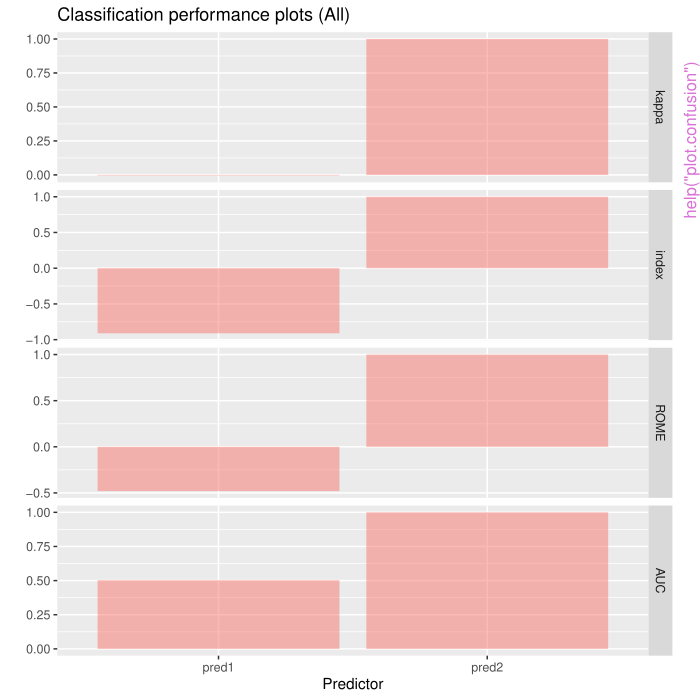

Generate this figure with R:
pkgname <- "radiant.model"
source(file.path(R.home("share"), "R", "examples-header.R"))
options(warn = 1)
library('radiant.model')

base::assign(".oldSearch", base::search(), pos = 'CheckExEnv')
base::assign(".old_wd", base::getwd(), pos = 'CheckExEnv')
cleanEx()
nameEx("auc")
### * auc

flush(stderr()); flush(stdout())

### Name: auc
### Title: Area Under the RO Curve (AUC)
### Aliases: auc

### ** Examples

auc(runif(20000), dvd$buy, "yes")
auc(ifelse(dvd$buy == "yes", 1, 0), dvd$buy, "yes")



cleanEx()
nameEx("confusion")
### * confusion

flush(stderr()); flush(stdout())

### Name: confusion
### Title: Confusion matrix
### Aliases: confusion

### ** Examples

data.frame(buy = dvd$buy, pred1 = runif(20000), pred2 = ifelse(dvd$buy == "yes", 1, 0)) %>%
  confusion(c("pred1", "pred2"), "buy") %>%
  str()



cleanEx()
nameEx("crs")
### * crs

flush(stderr()); flush(stdout())

### Name: crs
### Title: Collaborative Filtering
### Aliases: crs

### ** Examples

crs(ratings,
  id = "Users", prod = "Movies", pred = c("M6", "M7", "M8", "M9", "M10"),
  rate = "Ratings", data_filter = "training == 1"
) %>% str()



cleanEx()
nameEx("crtree")
### * crtree

flush(stderr()); flush(stdout())

### Name: crtree
### Title: Classification and regression trees based on the rpart package
### Aliases: crtree

### ** Examples

crtree(titanic, "survived", c("pclass", "sex"), lev = "Yes") %>% summary()
result <- crtree(titanic, "survived", c("pclass", "sex")) %>% summary()
result <- crtree(diamonds, "price", c("carat", "clarity"), type = "regression") %>% str()



cleanEx()
nameEx("cv.crtree")
### * cv.crtree

flush(stderr()); flush(stdout())

### Name: cv.crtree
### Title: Cross-validation for Classification and Regression Trees
### Aliases: cv.crtree

### ** Examples

## Not run: 
##D result <- crtree(dvd, "buy", c("coupon", "purch", "last"))
##D cv.crtree(result, cp = 0.0001, pcp = seq(0, 0.01, length.out = 11))
##D cv.crtree(result, cp = 0.0001, pcp = c(0, 0.001, 0.002), fun = profit, cost = 1, margin = 5)
##D result <- crtree(diamonds, "price", c("carat", "color", "clarity"), type = "regression", cp = 0.001)
##D cv.crtree(result, cp = 0.001, pcp = seq(0, 0.01, length.out = 11), fun = MAE)
## End(Not run)




cleanEx()
nameEx("cv.gbt")
### * cv.gbt

flush(stderr()); flush(stdout())

### Name: cv.gbt
### Title: Cross-validation for Gradient Boosted Trees
### Aliases: cv.gbt

### ** Examples

## Not run: 
##D result <- gbt(dvd, "buy", c("coupon", "purch", "last"))
##D cv.gbt(result, params = list(max_depth = 1:6))
##D cv.gbt(result, params = list(max_depth = 1:6), fun = "logloss")
##D cv.gbt(
##D   result,
##D   params = list(learning_rate = seq(0.1, 1.0, 0.1)),
##D   maximize = TRUE, fun = profit, cost = 1, margin = 5
##D )
##D result <- gbt(diamonds, "price", c("carat", "color", "clarity"), type = "regression")
##D cv.gbt(result, params = list(max_depth = 1:2, min_child_weight = 1:2))
##D cv.gbt(result, params = list(learning_rate = seq(0.1, 0.5, 0.1)), fun = Rsq, maximize = TRUE)
##D cv.gbt(result, params = list(learning_rate = seq(0.1, 0.5, 0.1)), fun = MAE, maximize = FALSE)
## End(Not run)




cleanEx()
nameEx("cv.nn")
### * cv.nn

flush(stderr()); flush(stdout())

### Name: cv.nn
### Title: Cross-validation for a Neural Network
### Aliases: cv.nn

### ** Examples

## Not run: 
##D result <- nn(dvd, "buy", c("coupon", "purch", "last"))
##D cv.nn(result, decay = seq(0, 1, .5), size = 1:2)
##D cv.nn(result, decay = seq(0, 1, .5), size = 1:2, fun = profit, cost = 1, margin = 5)
##D result <- nn(diamonds, "price", c("carat", "color", "clarity"), type = "regression")
##D cv.nn(result, decay = seq(0, 1, .5), size = 1:2)
##D cv.nn(result, decay = seq(0, 1, .5), size = 1:2, fun = Rsq)
## End(Not run)




cleanEx()
nameEx("cv.rforest")
### * cv.rforest

flush(stderr()); flush(stdout())

### Name: cv.rforest
### Title: Cross-validation for a Random Forest
### Aliases: cv.rforest

### ** Examples

## Not run: 
##D result <- rforest(dvd, "buy", c("coupon", "purch", "last"))
##D cv.rforest(
##D   result,
##D   mtry = 1:3, min.node.size = seq(1, 10, 5),
##D   num.trees = c(100, 200), sample.fraction = 0.632
##D )
##D result <- rforest(titanic, "survived", c("pclass", "sex"), max.depth = 1)
##D cv.rforest(result, mtry = 1:3, min.node.size = seq(1, 10, 5))
##D cv.rforest(result, mtry = 1:3, num.trees = c(100, 200), fun = profit, cost = 1, margin = 5)
##D result <- rforest(diamonds, "price", c("carat", "color", "clarity"), type = "regression")
##D cv.rforest(result, mtry = 1:3, min.node.size = 1)
##D cv.rforest(result, mtry = 1:3, min.node.size = 1, fun = Rsq)
## End(Not run)




cleanEx()
nameEx("dtree")
### * dtree

flush(stderr()); flush(stdout())

### Name: dtree
### Title: Create a decision tree
### Aliases: dtree

### ** Examples

yaml::as.yaml(movie_contract) %>% cat()
dtree(movie_contract, opt = "max") %>% summary(output = TRUE)
dtree(movie_contract)$payoff
dtree(movie_contract)$prob
dtree(movie_contract)$solution_df




cleanEx()
nameEx("evalbin")
### * evalbin

flush(stderr()); flush(stdout())

### Name: evalbin
### Title: Evaluate the performance of different (binary) classification
###   models
### Aliases: evalbin

### ** Examples

data.frame(buy = dvd$buy, pred1 = runif(20000), pred2 = ifelse(dvd$buy == "yes", 1, 0)) %>%
  evalbin(c("pred1", "pred2"), "buy") %>%
  str()



cleanEx()
nameEx("evalreg")
### * evalreg

flush(stderr()); flush(stdout())

### Name: evalreg
### Title: Evaluate the performance of different regression models
### Aliases: evalreg

### ** Examples

data.frame(price = diamonds$price, pred1 = rnorm(3000), pred2 = diamonds$price) %>%
  evalreg(pred = c("pred1", "pred2"), "price") %>%
  str()




cleanEx()
nameEx("find_max")
### * find_max

flush(stderr()); flush(stdout())

### Name: find_max
### Title: Find maximum value of a vector
### Aliases: find_max

### ** Examples

find_max(1:10, 21:30)




cleanEx()
nameEx("find_min")
### * find_min

flush(stderr()); flush(stdout())

### Name: find_min
### Title: Find minimum value of a vector
### Aliases: find_min

### ** Examples

find_min(1:10, 21:30)




cleanEx()
nameEx("gbt")
### * gbt

flush(stderr()); flush(stdout())

### Name: gbt
### Title: Gradient Boosted Trees using XGBoost
### Aliases: gbt

### ** Examples

## Not run: 
##D gbt(titanic, "survived", c("pclass", "sex"), lev = "Yes") %>% summary()
##D gbt(titanic, "survived", c("pclass", "sex")) %>% str()
## End(Not run)
gbt(
  titanic, "survived", c("pclass", "sex"), lev = "Yes",
  early_stopping_rounds = 0, nthread = 1
) %>% summary()
gbt(
  titanic, "survived", c("pclass", "sex"),
  early_stopping_rounds = 0, nthread = 1
) %>% str()
gbt(
  titanic, "survived", c("pclass", "sex"),
  eval_metric = paste0("error@", 0.5 / 6), nthread = 1
) %>% str()
gbt(
  diamonds, "price", c("carat", "clarity"), type = "regression", nthread = 1
) %>% summary()




cleanEx()
nameEx("logistic")
### * logistic

flush(stderr()); flush(stdout())

### Name: logistic
### Title: Logistic regression
### Aliases: logistic

### ** Examples

logistic(titanic, "survived", c("pclass", "sex"), lev = "Yes") %>% summary()
logistic(titanic, "survived", c("pclass", "sex")) %>% str()



cleanEx()
nameEx("mnl")
### * mnl

flush(stderr()); flush(stdout())

### Name: mnl
### Title: Multinomial logistic regression
### Aliases: mnl

### ** Examples

result <- mnl(
  ketchup,
  rvar = "choice",
  evar = c("price.heinz28", "price.heinz32", "price.heinz41", "price.hunts32"),
  lev = "heinz28"
)
str(result)




cleanEx()
nameEx("nb")
### * nb

flush(stderr()); flush(stdout())

### Name: nb
### Title: Naive Bayes using e1071::naiveBayes
### Aliases: nb

### ** Examples

nb(titanic, "survived", c("pclass", "sex", "age")) %>% summary()
nb(titanic, "survived", c("pclass", "sex", "age")) %>% str()




cleanEx()
nameEx("nn")
### * nn

flush(stderr()); flush(stdout())

### Name: nn
### Title: Neural Networks using nnet
### Aliases: nn

### ** Examples

nn(titanic, "survived", c("pclass", "sex"), lev = "Yes") %>% summary()
nn(titanic, "survived", c("pclass", "sex")) %>% str()
nn(diamonds, "price", c("carat", "clarity"), type = "regression") %>% summary()



cleanEx()
nameEx("onehot")
### * onehot

flush(stderr()); flush(stdout())

### Name: onehot
### Title: One hot encoding of data.frames
### Aliases: onehot

### ** Examples

head(onehot(diamonds, df = TRUE))
head(onehot(diamonds, all = TRUE, df = TRUE))



cleanEx()
nameEx("plot.confusion")
### * plot.confusion

flush(stderr()); flush(stdout())

### Name: plot.confusion
### Title: Plot method for the confusion matrix
### Aliases: plot.confusion

### ** Examples

data.frame(buy = dvd$buy, pred1 = runif(20000), pred2 = ifelse(dvd$buy == "yes", 1, 0)) %>%
  confusion(c("pred1", "pred2"), "buy") %>%
  plot()



cleanEx()
nameEx("plot.crtree")
### * plot.crtree

flush(stderr()); flush(stdout())

### Name: plot.crtree
### Title: Plot method for the crtree function
### Aliases: plot.crtree

### ** Examples

result <- crtree(titanic, "survived", c("pclass", "sex"), lev = "Yes")
plot(result)
result <- crtree(diamonds, "price", c("carat", "clarity", "cut"))
plot(result, plots = "prune")
result <- crtree(dvd, "buy", c("coupon", "purch", "last"), cp = .01)
plot(result, plots = "imp")




cleanEx()
nameEx("plot.dtree")
### * plot.dtree

flush(stderr()); flush(stdout())

### Name: plot.dtree
### Title: Plot method for the dtree function
### Aliases: plot.dtree

### ** Examples

dtree(movie_contract, opt = "max") %>% plot()
dtree(movie_contract, opt = "max") %>% plot(final = TRUE, orient = "TD")




cleanEx()
nameEx("plot.evalbin")
### * plot.evalbin

flush(stderr()); flush(stdout())

### Name: plot.evalbin
### Title: Plot method for the evalbin function
### Aliases: plot.evalbin

### ** Examples

data.frame(buy = dvd$buy, pred1 = runif(20000), pred2 = ifelse(dvd$buy == "yes", 1, 0)) %>%
  evalbin(c("pred1", "pred2"), "buy") %>%
  plot()



cleanEx()
nameEx("plot.evalreg")
### * plot.evalreg

flush(stderr()); flush(stdout())

### Name: plot.evalreg
### Title: Plot method for the evalreg function
### Aliases: plot.evalreg

### ** Examples

data.frame(price = diamonds$price, pred1 = rnorm(3000), pred2 = diamonds$price) %>%
  evalreg(pred = c("pred1", "pred2"), "price") %>%
  plot()




cleanEx()
nameEx("plot.gbt")
### * plot.gbt

flush(stderr()); flush(stdout())

### Name: plot.gbt
### Title: Plot method for the gbt function
### Aliases: plot.gbt

### ** Examples

result <- gbt(
  titanic, "survived", c("pclass", "sex"),
  early_stopping_rounds = 0, nthread = 1
)
plot(result)




cleanEx()
nameEx("plot.logistic")
### * plot.logistic

flush(stderr()); flush(stdout())

### Name: plot.logistic
### Title: Plot method for the logistic function
### Aliases: plot.logistic

### ** Examples

result <- logistic(titanic, "survived", c("pclass", "sex"), lev = "Yes")
plot(result, plots = "coef")



cleanEx()
nameEx("plot.mnl")
### * plot.mnl

flush(stderr()); flush(stdout())

### Name: plot.mnl
### Title: Plot method for the mnl function
### Aliases: plot.mnl

### ** Examples

result <- mnl(
  ketchup,
  rvar = "choice",
  evar = c("price.heinz28", "price.heinz32", "price.heinz41", "price.hunts32"),
  lev = "heinz28"
)
plot(result, plots = "coef")




cleanEx()
nameEx("plot.mnl.predict")
### * plot.mnl.predict

flush(stderr()); flush(stdout())

### Name: plot.mnl.predict
### Title: Plot method for mnl.predict function
### Aliases: plot.mnl.predict

### ** Examples

result <- mnl(
  ketchup,
  rvar = "choice",
  evar = c("price.heinz28", "price.heinz32", "price.heinz41", "price.hunts32"),
  lev = "heinz28"
)
pred <- predict(result, pred_cmd = "price.heinz28 = seq(3, 5, 0.1)")
plot(pred, xvar = "price.heinz28")




cleanEx()
nameEx("plot.model.predict")
### * plot.model.predict

flush(stderr()); flush(stdout())

### Name: plot.model.predict
### Title: Plot method for model.predict functions
### Aliases: plot.model.predict

### ** Examples

regress(diamonds, "price", c("carat", "clarity")) %>%
  predict(pred_cmd = "carat = 1:10") %>%
  plot(xvar = "carat")
logistic(titanic, "survived", c("pclass", "sex", "age"), lev = "Yes") %>%
  predict(pred_cmd = c("pclass = levels(pclass)", "sex = levels(sex)", "age = 0:100")) %>%
  plot(xvar = "age", color = "sex", facet_col = "pclass")




cleanEx()
nameEx("plot.nb")
### * plot.nb

flush(stderr()); flush(stdout())

### Name: plot.nb
### Title: Plot method for the nb function
### Aliases: plot.nb

### ** Examples

result <- nb(titanic, "survived", c("pclass", "sex"))
plot(result)
result <- nb(titanic, "pclass", c("sex", "age"))
plot(result)




cleanEx()
nameEx("plot.nb.predict")
### * plot.nb.predict

flush(stderr()); flush(stdout())

### Name: plot.nb.predict
### Title: Plot method for nb.predict function
### Aliases: plot.nb.predict

### ** Examples

result <- nb(titanic, "survived", c("pclass", "sex", "age"))
pred <- predict(
  result,
  pred_cmd = c("pclass = levels(pclass)", "sex = levels(sex)", "age = seq(0, 100, 20)")
)
plot(pred, xvar = "age", facet_col = "sex", facet_row = "pclass")
pred <- predict(result, pred_data = titanic)
plot(pred, xvar = "age", facet_col = "sex")




cleanEx()
nameEx("plot.nn")
### * plot.nn

flush(stderr()); flush(stdout())

### Name: plot.nn
### Title: Plot method for the nn function
### Aliases: plot.nn

### ** Examples

result <- nn(titanic, "survived", c("pclass", "sex"), lev = "Yes")
plot(result, plots = "net")
plot(result, plots = "olden")



cleanEx()
nameEx("plot.regress")
### * plot.regress

flush(stderr()); flush(stdout())

### Name: plot.regress
### Title: Plot method for the regress function
### Aliases: plot.regress

### ** Examples

result <- regress(diamonds, "price", c("carat", "clarity"))
plot(result, plots = "coef", conf_lev = .99, intercept = TRUE)
## Not run: 
##D plot(result, plots = "dist")
##D plot(result, plots = "scatter", lines = c("line", "loess"))
##D plot(result, plots = "resid_pred", lines = "line")
##D plot(result, plots = "dashboard", lines = c("line", "loess"))
## End(Not run)



cleanEx()
nameEx("plot.rforest")
### * plot.rforest

flush(stderr()); flush(stdout())

### Name: plot.rforest
### Title: Plot method for the rforest function
### Aliases: plot.rforest

### ** Examples

result <- rforest(titanic, "survived", c("pclass", "sex"), lev = "Yes")




cleanEx()
nameEx("plot.rforest.predict")
### * plot.rforest.predict

flush(stderr()); flush(stdout())

### Name: plot.rforest.predict
### Title: Plot method for rforest.predict function
### Aliases: plot.rforest.predict

### ** Examples

result <- mnl(
  ketchup,
  rvar = "choice",
  evar = c("price.heinz28", "price.heinz32", "price.heinz41", "price.hunts32"),
  lev = "heinz28"
)
pred <- predict(result, pred_cmd = "price.heinz28 = seq(3, 5, 0.1)")
plot(pred, xvar = "price.heinz28")




cleanEx()
nameEx("plot.simulater")
### * plot.simulater

flush(stderr()); flush(stdout())

### Name: plot.simulater
### Title: Plot method for the simulater function
### Aliases: plot.simulater

### ** Examples

simdat <- simulater(
  const = "cost 3",
  norm = "demand 2000 1000",
  discrete = "price 5 8 .3 .7",
  form = "profit = demand * (price - cost)",
  seed = 1234
)
plot(simdat, bins = 25)




cleanEx()
nameEx("plot.uplift")
### * plot.uplift

flush(stderr()); flush(stdout())

### Name: plot.uplift
### Title: Plot method for the uplift function
### Aliases: plot.uplift

### ** Examples

data.frame(buy = dvd$buy, pred1 = runif(20000), pred2 = ifelse(dvd$buy == "yes", 1, 0)) %>%
  evalbin(c("pred1", "pred2"), "buy") %>%
  plot()



cleanEx()
nameEx("predict.crtree")
### * predict.crtree

flush(stderr()); flush(stdout())

### Name: predict.crtree
### Title: Predict method for the crtree function
### Aliases: predict.crtree

### ** Examples

result <- crtree(titanic, "survived", c("pclass", "sex"), lev = "Yes")
predict(result, pred_cmd = "pclass = levels(pclass)")
result <- crtree(titanic, "survived", "pclass", lev = "Yes")
predict(result, pred_data = titanic) %>% head()



cleanEx()
nameEx("predict.gbt")
### * predict.gbt

flush(stderr()); flush(stdout())

### Name: predict.gbt
### Title: Predict method for the gbt function
### Aliases: predict.gbt

### ** Examples

result <- gbt(
  titanic, "survived", c("pclass", "sex"),
  early_stopping_rounds = 2, nthread = 1
)
predict(result, pred_cmd = "pclass = levels(pclass)")
result <- gbt(diamonds, "price", "carat:color", type = "regression", nthread = 1)
predict(result, pred_cmd = "carat = 1:3")
predict(result, pred_data = diamonds) %>% head()



cleanEx()
nameEx("predict.logistic")
### * predict.logistic

flush(stderr()); flush(stdout())

### Name: predict.logistic
### Title: Predict method for the logistic function
### Aliases: predict.logistic

### ** Examples

result <- logistic(titanic, "survived", c("pclass", "sex"), lev = "Yes")
predict(result, pred_cmd = "pclass = levels(pclass)")
logistic(titanic, "survived", c("pclass", "sex"), lev = "Yes") %>%
  predict(pred_cmd = "sex = c('male','female')")
logistic(titanic, "survived", c("pclass", "sex"), lev = "Yes") %>%
  predict(pred_data = titanic)



cleanEx()
nameEx("predict.mnl")
### * predict.mnl

flush(stderr()); flush(stdout())

### Name: predict.mnl
### Title: Predict method for the mnl function
### Aliases: predict.mnl

### ** Examples

result <- mnl(
  ketchup,
  rvar = "choice",
  evar = c("price.heinz28", "price.heinz32", "price.heinz41", "price.hunts32"),
  lev = "heinz28"
)
predict(result, pred_cmd = "price.heinz28 = seq(3, 5, 0.1)")
predict(result, pred_data = slice(ketchup, 1:20))




cleanEx()
nameEx("predict.nb")
### * predict.nb

flush(stderr()); flush(stdout())

### Name: predict.nb
### Title: Predict method for the nb function
### Aliases: predict.nb

### ** Examples

result <- nb(titanic, "survived", c("pclass", "sex", "age"))
predict(result, pred_data = titanic)
predict(result, pred_data = titanic, pred_names = c("Yes", "No"))
predict(result, pred_cmd = "pclass = levels(pclass)")
result <- nb(titanic, "pclass", c("survived", "sex", "age"))
predict(result, pred_data = titanic)
predict(result, pred_data = titanic, pred_names = c("1st", "2nd", "3rd"))
predict(result, pred_data = titanic, pred_names = "")




cleanEx()
nameEx("predict.nn")
### * predict.nn

flush(stderr()); flush(stdout())

### Name: predict.nn
### Title: Predict method for the nn function
### Aliases: predict.nn

### ** Examples

result <- nn(titanic, "survived", c("pclass", "sex"), lev = "Yes")
predict(result, pred_cmd = "pclass = levels(pclass)")
result <- nn(diamonds, "price", "carat:color", type = "regression")
predict(result, pred_cmd = "carat = 1:3")
predict(result, pred_data = diamonds) %>% head()



cleanEx()
nameEx("predict.regress")
### * predict.regress

flush(stderr()); flush(stdout())

### Name: predict.regress
### Title: Predict method for the regress function
### Aliases: predict.regress

### ** Examples

result <- regress(diamonds, "price", c("carat", "clarity"))
predict(result, pred_cmd = "carat = 1:10")
predict(result, pred_cmd = "clarity = levels(clarity)")
result <- regress(diamonds, "price", c("carat", "clarity"), int = "carat:clarity")
predict(result, pred_data = diamonds) %>% head()




cleanEx()
nameEx("predict.rforest")
### * predict.rforest

flush(stderr()); flush(stdout())

### Name: predict.rforest
### Title: Predict method for the rforest function
### Aliases: predict.rforest

### ** Examples

result <- rforest(titanic, "survived", c("pclass", "sex"), lev = "Yes")
predict(result, pred_cmd = "pclass = levels(pclass)")
result <- rforest(diamonds, "price", "carat:color", type = "regression")
predict(result, pred_cmd = "carat = 1:3")
predict(result, pred_data = diamonds) %>% head()




cleanEx()
nameEx("profit")
### * profit

flush(stderr()); flush(stdout())

### Name: profit
### Title: Calculate Profit based on cost:margin ratio
### Aliases: profit

### ** Examples

profit(runif(20000), dvd$buy, "yes", cost = 1, margin = 2)
profit(ifelse(dvd$buy == "yes", 1, 0), dvd$buy, "yes", cost = 1, margin = 20)
profit(ifelse(dvd$buy == "yes", 1, 0), dvd$buy)



cleanEx()
nameEx("radiant.model")
### * radiant.model

flush(stderr()); flush(stdout())

### Name: radiant.model
### Title: radiant.model
### Aliases: radiant.model

### ** Examples

## Not run: 
##D radiant.model()
## End(Not run)



cleanEx()
nameEx("radiant.model_viewer")
### * radiant.model_viewer

flush(stderr()); flush(stdout())

### Name: radiant.model_viewer
### Title: Launch radiant.model in the Rstudio viewer
### Aliases: radiant.model_viewer

### ** Examples

## Not run: 
##D radiant.model_viewer()
## End(Not run)



cleanEx()
nameEx("radiant.model_window")
### * radiant.model_window

flush(stderr()); flush(stdout())

### Name: radiant.model_window
### Title: Launch radiant.model in an Rstudio window
### Aliases: radiant.model_window

### ** Examples

## Not run: 
##D radiant.model_window()
## End(Not run)



cleanEx()
nameEx("regress")
### * regress

flush(stderr()); flush(stdout())

### Name: regress
### Title: Linear regression using OLS
### Aliases: regress

### ** Examples

regress(diamonds, "price", c("carat", "clarity"), check = "standardize") %>% summary()
regress(diamonds, "price", c("carat", "clarity")) %>% str()




cleanEx()
nameEx("repeater")
### * repeater

flush(stderr()); flush(stdout())

### Name: repeater
### Title: Repeated simulation
### Aliases: repeater

### ** Examples

simdat <- simulater(
  const = c("var_cost 5", "fixed_cost 1000"),
  norm = "E 0 100;",
  discrete = "price 6 8 .3 .7;",
  form = c(
    "demand = 1000 - 50*price + E",
    "profit = demand*(price-var_cost) - fixed_cost",
    "profit_small = profit < 100"
  ),
  seed = 1234
)

repdat <- repeater(
  simdat,
  nr = 12,
  vars = c("E", "price"),
  sum_vars = "profit",
  byvar = ".sim",
  form = "profit_365 = profit_sum < 36500",
  seed = 1234,
)

head(repdat)
summary(repdat)
plot(repdat)




cleanEx()
nameEx("rforest")
### * rforest

flush(stderr()); flush(stdout())

### Name: rforest
### Title: Random Forest using Ranger
### Aliases: rforest

### ** Examples

rforest(titanic, "survived", c("pclass", "sex"), lev = "Yes") %>% summary()
rforest(titanic, "survived", c("pclass", "sex")) %>% str()
rforest(titanic, "survived", c("pclass", "sex"), max.depth = 1)
rforest(diamonds, "price", c("carat", "clarity"), type = "regression") %>% summary()




cleanEx()
nameEx("rig")
### * rig

flush(stderr()); flush(stdout())

### Name: rig
### Title: Relative Information Gain (RIG)
### Aliases: rig

### ** Examples

rig(runif(20000), dvd$buy, "yes")
rig(ifelse(dvd$buy == "yes", 1, 0), dvd$buy, "yes")



cleanEx()
nameEx("sensitivity.dtree")
### * sensitivity.dtree

flush(stderr()); flush(stdout())

### Name: sensitivity.dtree
### Title: Evaluate sensitivity of the decision tree
### Aliases: sensitivity.dtree

### ** Examples

dtree(movie_contract, opt = "max") %>%
  sensitivity(
    vars = "legal fees 0 100000 10000",
    decs = c("Sign with Movie Company", "Sign with TV Network"),
    custom = FALSE
  )




cleanEx()
nameEx("sim_cor")
### * sim_cor

flush(stderr()); flush(stdout())

### Name: sim_cor
### Title: Simulate correlated normally distributed data
### Aliases: sim_cor

### ** Examples

sim <- sim_cor(100, .74, c(0, 10), c(1, 5), exact = TRUE)
cor(sim)
sim_summary(sim)




cleanEx()
nameEx("sim_summary")
### * sim_summary

flush(stderr()); flush(stdout())

### Name: sim_summary
### Title: Print simulation summary
### Aliases: sim_summary

### ** Examples

simulater(
  const = "cost 3",
  norm = "demand 2000 1000",
  discrete = "price 5 8 .3 .7",
  form = c("profit = demand * (price - cost)", "profit5K = profit > 5000"),
  seed = 1234
) %>% sim_summary()




cleanEx()
nameEx("simulater")
### * simulater

flush(stderr()); flush(stdout())

### Name: simulater
### Title: Simulate data for decision analysis
### Aliases: simulater

### ** Examples

simulater(
  const = "cost 3",
  norm = "demand 2000 1000",
  discrete = "price 5 8 .3 .7",
  form = "profit = demand * (price - cost)",
  seed = 1234
) %>% str()




cleanEx()
nameEx("store.mnl.predict")
### * store.mnl.predict

flush(stderr()); flush(stdout())

### Name: store.mnl.predict
### Title: Store predicted values generated in the mnl function
### Aliases: store.mnl.predict

### ** Examples

result <- mnl(
  ketchup,
  rvar = "choice",
  evar = c("price.heinz28", "price.heinz32", "price.heinz41", "price.hunts32"),
  lev = "heinz28"
)
pred <- predict(result, pred_data = ketchup)
ketchup <- store(ketchup, pred, name = c("heinz28", "heinz32", "heinz41", "hunts32"))




cleanEx()
nameEx("store.model")
### * store.model

flush(stderr()); flush(stdout())

### Name: store.model
### Title: Store residuals from a model
### Aliases: store.model

### ** Examples

regress(diamonds, rvar = "price", evar = c("carat", "cut"), data_filter = "price > 1000") %>%
  store(diamonds, ., name = "resid") %>%
  head()




cleanEx()
nameEx("store.model.predict")
### * store.model.predict

flush(stderr()); flush(stdout())

### Name: store.model.predict
### Title: Store predicted values generated in model functions
### Aliases: store.model.predict

### ** Examples

regress(diamonds, rvar = "price", evar = c("carat", "cut")) %>%
  predict(pred_data = diamonds) %>%
  store(diamonds, ., name = c("pred", "pred_low", "pred_high")) %>%
  head()




cleanEx()
nameEx("store.nb.predict")
### * store.nb.predict

flush(stderr()); flush(stdout())

### Name: store.nb.predict
### Title: Store predicted values generated in the nb function
### Aliases: store.nb.predict

### ** Examples

result <- nb(titanic, rvar = "survived", evar = c("pclass", "sex", "age"))
pred <- predict(result, pred_data = titanic)
titanic <- store(titanic, pred, name = c("Yes", "No"))




cleanEx()
nameEx("store.rforest.predict")
### * store.rforest.predict

flush(stderr()); flush(stdout())

### Name: store.rforest.predict
### Title: Store predicted values generated in the rforest function
### Aliases: store.rforest.predict

### ** Examples

result <- rforest(
  ketchup,
  rvar = "choice",
  evar = c("price.heinz28", "price.heinz32", "price.heinz41", "price.hunts32"),
  lev = "heinz28"
)
pred <- predict(result, pred_data = ketchup)
ketchup <- store(ketchup, pred, name = c("heinz28", "heinz32", "heinz41", "hunts32"))




cleanEx()
nameEx("summary.confusion")
### * summary.confusion

flush(stderr()); flush(stdout())

### Name: summary.confusion
### Title: Summary method for the confusion matrix
### Aliases: summary.confusion

### ** Examples

data.frame(buy = dvd$buy, pred1 = runif(20000), pred2 = ifelse(dvd$buy == "yes", 1, 0)) %>%
  confusion(c("pred1", "pred2"), "buy") %>%
  summary()



cleanEx()
nameEx("summary.crs")
### * summary.crs

flush(stderr()); flush(stdout())

### Name: summary.crs
### Title: Summary method for Collaborative Filter
### Aliases: summary.crs

### ** Examples

crs(ratings,
  id = "Users", prod = "Movies", pred = c("M6", "M7", "M8", "M9", "M10"),
  rate = "Ratings", data_filter = "training == 1"
) %>% summary()



cleanEx()
nameEx("summary.crtree")
### * summary.crtree

flush(stderr()); flush(stdout())

### Name: summary.crtree
### Title: Summary method for the crtree function
### Aliases: summary.crtree

### ** Examples

result <- crtree(titanic, "survived", c("pclass", "sex"), lev = "Yes")
summary(result)
result <- crtree(diamonds, "price", c("carat", "color"), type = "regression")
summary(result)



cleanEx()
nameEx("summary.dtree")
### * summary.dtree

flush(stderr()); flush(stdout())

### Name: summary.dtree
### Title: Summary method for the dtree function
### Aliases: summary.dtree

### ** Examples

dtree(movie_contract, opt = "max") %>% summary(input = TRUE)
dtree(movie_contract, opt = "max") %>% summary(input = FALSE, output = TRUE)




cleanEx()
nameEx("summary.evalbin")
### * summary.evalbin

flush(stderr()); flush(stdout())

### Name: summary.evalbin
### Title: Summary method for the evalbin function
### Aliases: summary.evalbin

### ** Examples

data.frame(buy = dvd$buy, pred1 = runif(20000), pred2 = ifelse(dvd$buy == "yes", 1, 0)) %>%
  evalbin(c("pred1", "pred2"), "buy") %>%
  summary()



cleanEx()
nameEx("summary.evalreg")
### * summary.evalreg

flush(stderr()); flush(stdout())

### Name: summary.evalreg
### Title: Summary method for the evalreg function
### Aliases: summary.evalreg

### ** Examples

data.frame(price = diamonds$price, pred1 = rnorm(3000), pred2 = diamonds$price) %>%
  evalreg(pred = c("pred1", "pred2"), "price") %>%
  summary()




cleanEx()
nameEx("summary.gbt")
### * summary.gbt

flush(stderr()); flush(stdout())

### Name: summary.gbt
### Title: Summary method for the gbt function
### Aliases: summary.gbt

### ** Examples

result <- gbt(
  titanic, "survived", c("pclass", "sex"),
  early_stopping_rounds = 0, nthread = 1
)
summary(result)



cleanEx()
nameEx("summary.logistic")
### * summary.logistic

flush(stderr()); flush(stdout())

### Name: summary.logistic
### Title: Summary method for the logistic function
### Aliases: summary.logistic

### ** Examples


result <- logistic(titanic, "survived", "pclass", lev = "Yes")
result <- logistic(titanic, "survived", "pclass", lev = "Yes")
summary(result, test_var = "pclass")
res <- logistic(titanic, "survived", c("pclass", "sex"), int = "pclass:sex", lev = "Yes")
summary(res, sum_check = c("vif", "confint", "odds"))
titanic %>%
  logistic("survived", c("pclass", "sex", "age"), lev = "Yes") %>%
  summary("vif")



cleanEx()
nameEx("summary.mnl")
### * summary.mnl

flush(stderr()); flush(stdout())

### Name: summary.mnl
### Title: Summary method for the mnl function
### Aliases: summary.mnl

### ** Examples

result <- mnl(
  ketchup,
  rvar = "choice",
  evar = c("price.heinz28", "price.heinz32", "price.heinz41", "price.hunts32"),
  lev = "heinz28"
)
summary(result)




cleanEx()
nameEx("summary.nb")
### * summary.nb

flush(stderr()); flush(stdout())

### Name: summary.nb
### Title: Summary method for the nb function
### Aliases: summary.nb

### ** Examples

result <- nb(titanic, "survived", c("pclass", "sex", "age"))
summary(result)




cleanEx()
nameEx("summary.nn")
### * summary.nn

flush(stderr()); flush(stdout())

### Name: summary.nn
### Title: Summary method for the nn function
### Aliases: summary.nn

### ** Examples

result <- nn(titanic, "survived", "pclass", lev = "Yes")
summary(result)



cleanEx()
nameEx("summary.regress")
### * summary.regress

flush(stderr()); flush(stdout())

### Name: summary.regress
### Title: Summary method for the regress function
### Aliases: summary.regress

### ** Examples

result <- regress(diamonds, "price", c("carat", "clarity"))
summary(result, sum_check = c("rmse", "sumsquares", "vif", "confint"), test_var = "clarity")
result <- regress(ideal, "y", c("x1", "x2"))
summary(result, test_var = "x2")
ideal %>%
  regress("y", "x1:x3") %>%
  summary()




cleanEx()
nameEx("summary.rforest")
### * summary.rforest

flush(stderr()); flush(stdout())

### Name: summary.rforest
### Title: Summary method for the rforest function
### Aliases: summary.rforest

### ** Examples

result <- rforest(titanic, "survived", "pclass", lev = "Yes")
summary(result)




cleanEx()
nameEx("summary.simulater")
### * summary.simulater

flush(stderr()); flush(stdout())

### Name: summary.simulater
### Title: Summary method for the simulater function
### Aliases: summary.simulater

### ** Examples

simdat <- simulater(norm = "demand 2000 1000", seed = 1234)
summary(simdat)




cleanEx()
nameEx("summary.uplift")
### * summary.uplift

flush(stderr()); flush(stdout())

### Name: summary.uplift
### Title: Summary method for the uplift function
### Aliases: summary.uplift

### ** Examples

data.frame(buy = dvd$buy, pred1 = runif(20000), pred2 = ifelse(dvd$buy == "yes", 1, 0)) %>%
  evalbin(c("pred1", "pred2"), "buy") %>%
  summary()



cleanEx()
nameEx("test_specs")
### * test_specs

flush(stderr()); flush(stdout())

### Name: test_specs
### Title: Add interaction terms to list of test variables if needed
### Aliases: test_specs

### ** Examples

test_specs("a", "a:b")
test_specs("a", c("a:b", "b:c"))
test_specs("a", c("a:b", "b:c", "I(c^2)"))
test_specs(c("a", "b", "c"), c("a:b", "b:c", "I(c^2)"))




cleanEx()
nameEx("uplift")
### * uplift

flush(stderr()); flush(stdout())

### Name: uplift
### Title: Evaluate uplift for different (binary) classification models
### Aliases: uplift

### ** Examples

data.frame(buy = dvd$buy, pred1 = runif(20000), pred2 = ifelse(dvd$buy == "yes", 1, 0)) %>%
  evalbin(c("pred1", "pred2"), "buy") %>%
  str()



cleanEx()
nameEx("var_check")
### * var_check

flush(stderr()); flush(stdout())

### Name: var_check
### Title: Check if main effects for all interaction effects are included
###   in the model
### Aliases: var_check

### ** Examples

var_check("a:d", c("a", "b", "c", "d"))
var_check(c("a", "b"), c("a", "b"), "a:c")
var_check(c("a", "b"), c("a", "b"), "a:c")
var_check(c("a", "b"), c("a", "b"), c("a:c", "I(b^2)"))




cleanEx()
nameEx("write.coeff")
### * write.coeff

flush(stderr()); flush(stdout())

### Name: write.coeff
### Title: Write coefficient table for linear and logistic regression
### Aliases: write.coeff

### ** Examples


regress(
  diamonds,
  rvar = "price", evar = c("carat", "clarity", "color", "x"),
  int = c("carat:clarity", "clarity:color", "I(x^2)"), check = "standardize"
) %>%
  write.coeff(sort = TRUE) %>%
  format_df(dec = 3)

logistic(titanic, "survived", c("pclass", "sex"), lev = "Yes") %>%
  write.coeff(intercept = FALSE, sort = TRUE) %>%
  format_df(dec = 2)



### * <FOOTER>
###
cleanEx()
options(digits = 7L)
base::cat("Time elapsed: ", proc.time() - base::get("ptime", pos = 'CheckExEnv'),"\n")
grDevices::dev.off()
###
### Local variables: ***
### mode: outline-minor ***
### outline-regexp: "\\(> \\)?### [*]+" ***
### End: ***
quit('no')
